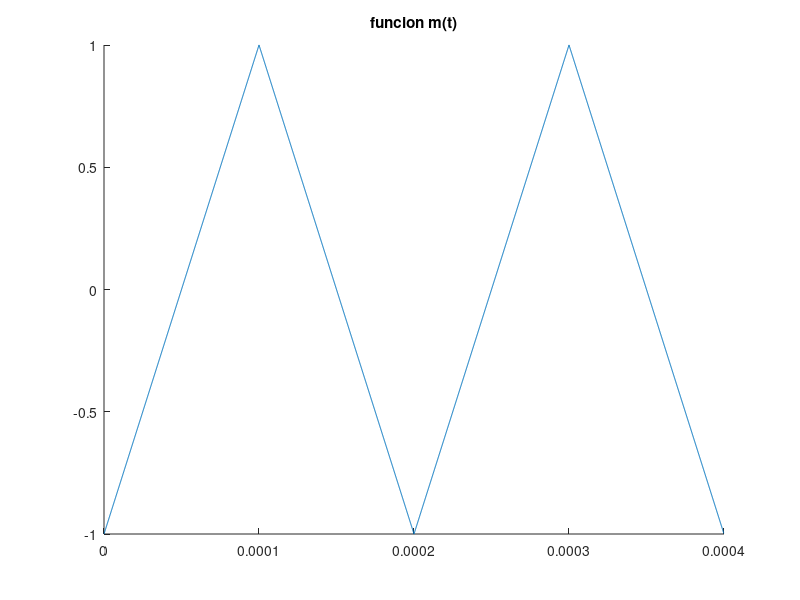
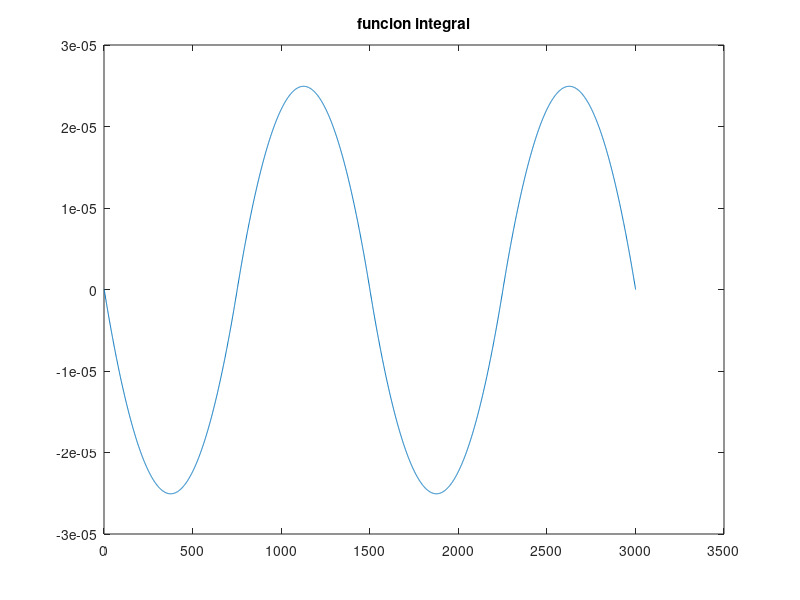
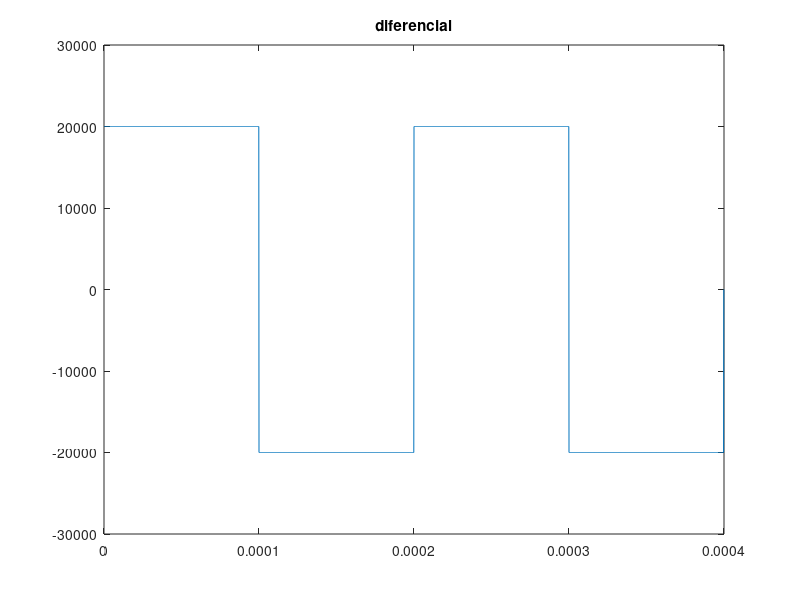
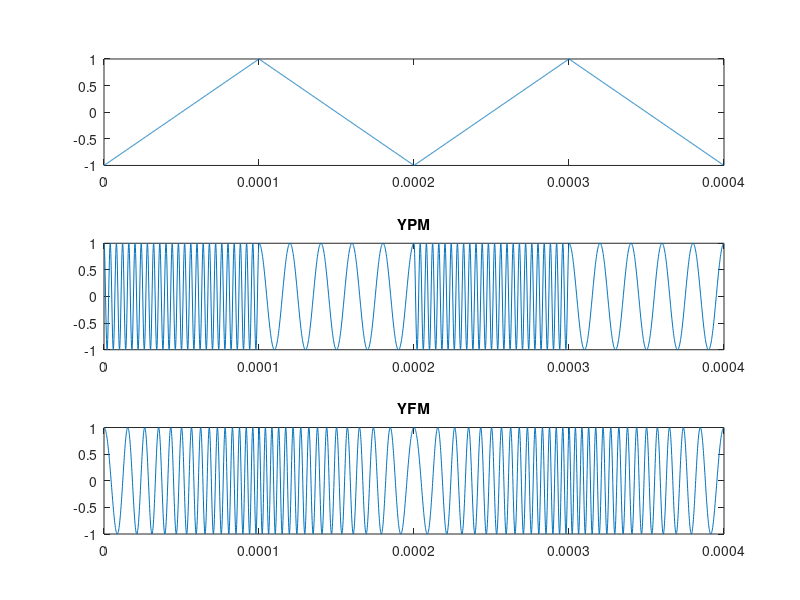

Reproduce these figures in MATLAB, in order.
clc;
clear all;
close all;

%Frecuencia de la portadora
fc=150E3;
%Frecuencia de muestreo
fs=50*fc;
%Tiempo de muestreo
ts=1/fs;
T=2e-4;
t1=0:ts:(T/2)-ts;
m1=4/T*(t1-T/2)+1;
%m1=(2/1e-4)*(t1-0.5e-4);
%plot(t1,m1);

t2=(T/2):ts:T-ts;
m2=-4/T*(t2-T/2)+1;
%m2=-(2/1e-4)*(t2-1.5e-4);
m=[m1 m2 m1 m2 ];
t=0:ts:2*T-ts;
hold on;
plot(t,m);
title('funcion m(t)')
 n=0;
 Int_m=0;
 for tt=t
      n=n+1;
      Int_m(n+1)=Int_m(n)+m(n)*ts;
 end
 
 figure(2)
 plot(Int_m)
 title('funcion integral')
  figure(3)
 plot(t,[diff(m) 0]/ts)
 title('diferencial')
 
 YPM=cos(2*pi*fc*t+10*pi*m);
 figure(4)
 subplot(311)
 plot(t,m)
 subplot(312)
 plot(t,YPM);
 title('YPM')
 
 
 YFM=cos(2*pi*fc*t+2E5*pi*(Int_m(1:length(Int_m)-1)));
 subplot(3,1,3);
 plot(t,YFM)
  title('YFM')